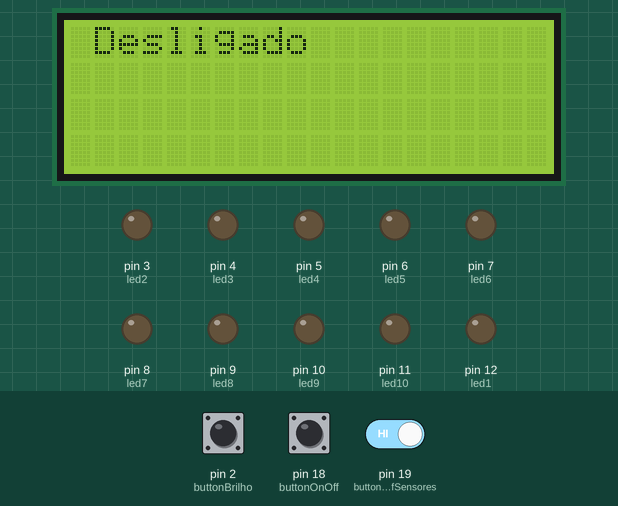
Recording of a sketch running on a simulated Arduino Mega 2560, built with avr-gcc and run on an emulated ATmega2560. Parts: 20×4 character LCD, output pins drawn as LEDs (lit = HIGH). The test bench sets the inputs (shaded band); at power-on: pin 18 (buttonOnOff) HIGH, pin 2 (buttonBrilho) HIGH, pin 19 (buttonOnOffSensores) HIGH.

Above: at 1.2 s.
1.3 s: pin 18 (buttonOnOff) pulled LOW for 0.15 s
At 2.5 s:
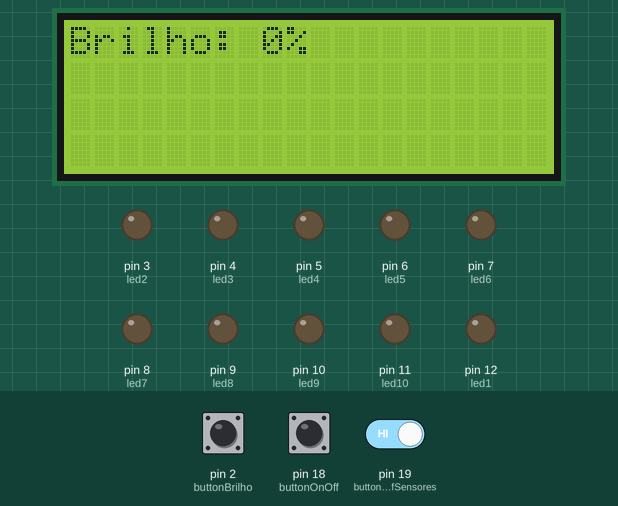
2.9 s: pin 2 (buttonBrilho) pulled LOW for 0.15 s
At 4.2 s:
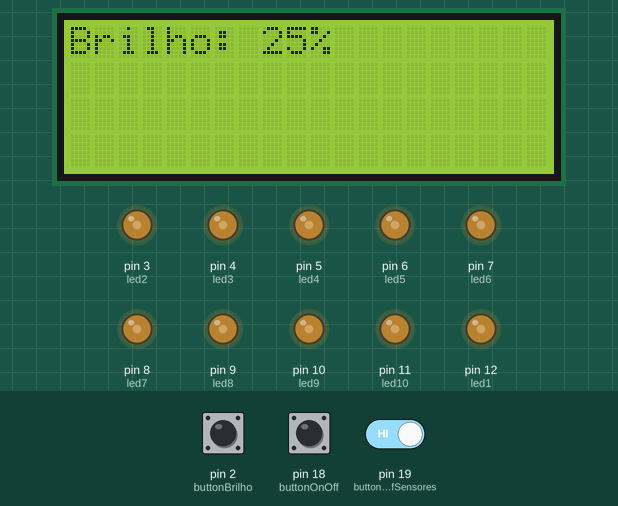
4.5 s: pin 2 (buttonBrilho) pulled LOW for 1 s
At 5.9 s:
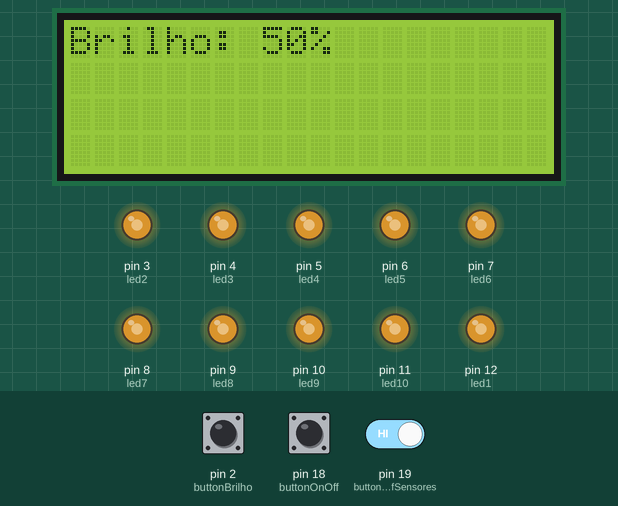
7.0 s: pin 2 (buttonBrilho) pulled LOW for 0.15 s
At 7.8 s:
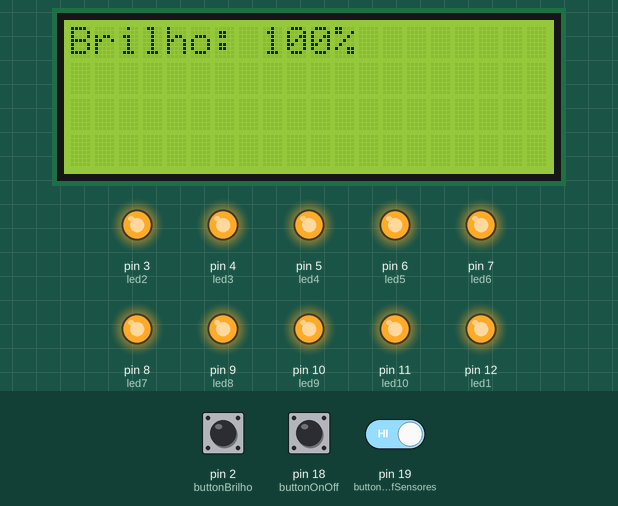
8.6 s: pin 18 (buttonOnOff) pulled LOW for 1 s
At 10.8 s:
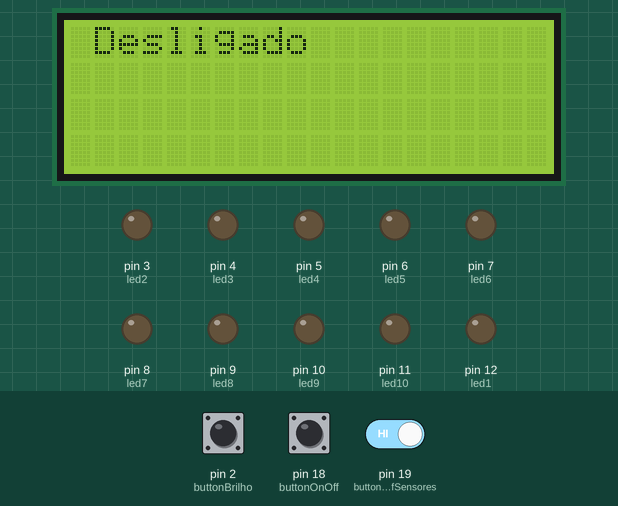
11.1 s: pin 18 (buttonOnOff) pulled LOW for 3.2 s
At 15.3 s:
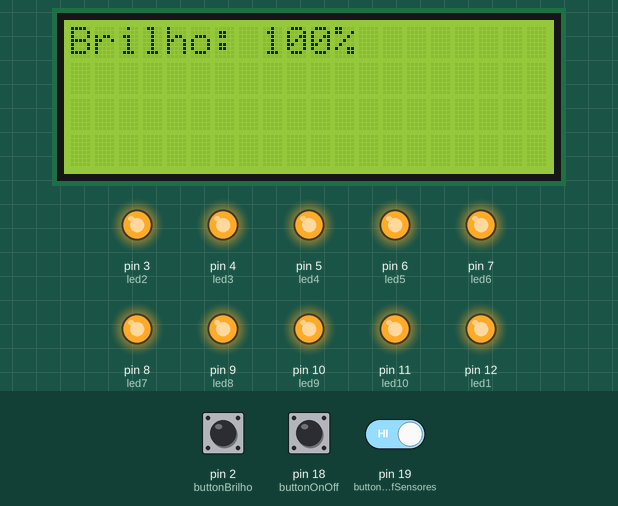
Timing chart, 0 to 16.8 s (numbered marks = the images above; inputs shaded):
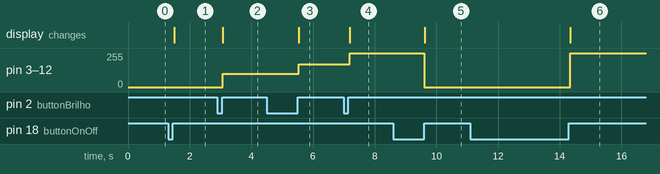

The sketch:

codigoFonte.ino
```cpp
#include <Wire.h>
#include <LiquidCrystal_I2C.h>


// defines pins numbers
#define buttonOnOff 18
#define buttonOnOffSensores 19
#define buttonBrilho 2
#define trigPin 22
#define echoPin 23
#define AnalogLDR A2
#define led1 12
#define led2 3
#define led3 4
#define led4 5
#define led5 6
#define led6 7
#define led7 8
#define led8 9
#define led9 10
#define led10 11

// defines variables
#define brilhoMaximo 1024
#define brilhoMinimo 500
long duration;
int distance, Brilho = 0, Leitura = 0, controleBrilho = 0;
byte OnOff = 0, OnOffSensores = 0, vez = 0;

// Inicializa o display no endereço 0x27
LiquidCrystal_I2C lcd(0x27, 20, 4);


void interruptor(){
  OnOff = !OnOff;
  delay(10);
  vez = OnOff;
}

void interruptorSensores(){
  OnOffSensores = !OnOffSensores;
  delay(10);
  vez = OnOffSensores + 2;
}

void controlBrilho(){
  if(controleBrilho == 0)
    controleBrilho = 1;
  else if(controleBrilho == 1)
    controleBrilho = 2;
  else if(controleBrilho == 2)
    controleBrilho = 3;
  else if(controleBrilho == 3)
    controleBrilho = 0;
   delay(150);
}


void setup() {
    // Leds conectados nos pinos PWM
    pinMode(led1, OUTPUT);
    pinMode(led2, OUTPUT);
    pinMode(led3, OUTPUT);
    pinMode(led4, OUTPUT);
    pinMode(led5, OUTPUT);
    pinMode(led6, OUTPUT);
    pinMode(led7, OUTPUT);
    pinMode(led8, OUTPUT);
    pinMode(led9, OUTPUT);
    pinMode(led10, OUTPUT);

    //Botão liga e desliga sistema
    pinMode(buttonOnOff, INPUT_PULLUP);
    attachInterrupt(digitalPinToInterrupt(buttonOnOff), interruptor, RISING);

    //Botão liga e desliga Sensores
    pinMode(buttonOnOffSensores, INPUT_PULLUP);
    attachInterrupt(digitalPinToInterrupt(buttonOnOffSensores), interruptorSensores, RISING);


    //Botão controle do brilho
    pinMode(buttonBrilho, INPUT_PULLUP);
    attachInterrupt(digitalPinToInterrupt(buttonBrilho), controlBrilho, RISING);


    pinMode(trigPin, OUTPUT); // trigPin como saída
    pinMode(echoPin, INPUT); // echoPin como entrada

    Serial.begin(9600);

    // Inicializa o display LCD 16x2
   lcd.init();

   // Liga a luz de fundo do LCD
   lcd.setBacklight(HIGH);
}

void loop() {

  if(OnOff == 0){
    analogWrite(led1, 0);
    analogWrite(led2, 0);
    analogWrite(led3, 0);
    analogWrite(led4, 0);
    analogWrite(led5, 0);
    analogWrite(led6, 0);
    analogWrite(led7, 0);
    analogWrite(led8, 0);
    analogWrite(led9, 0);
    analogWrite(led10, 0);
    if (vez == 0) {
      lcd.clear();
      lcd.setCursor(1, 0);
      lcd.print("Desligado");
      vez = 1;
    }

  }else{
      if (vez == 1) {
        lcd.clear();
        lcd.setCursor(1, 0);
        lcd.print("Ligado");
        if (OnOffSensores == 0) {
          vez = 2;
        }
        else {
          vez = 3;
        }

      }

      if(OnOffSensores == 0){
        if (vez == 2) {
          lcd.clear();
          lcd.setCursor(0, 0);
          lcd.print("Sensores Desl.");

          vez = 4;
        }

        if (vez == 4) {
          if(controleBrilho == 0){
          lcd.setCursor(0, 0);
          lcd.print("Brilho: 0%       ");
          analogWrite(led1, 0);
          analogWrite(led2, 0);
          analogWrite(led3, 0);
          analogWrite(led4, 0);
          analogWrite(led5, 0);
          analogWrite(led6, 0);
          analogWrite(led7, 0);
          analogWrite(led8, 0);
          analogWrite(led9, 0);
          analogWrite(led10, 0);
        } else if(controleBrilho == 1){
          lcd.setCursor(0, 0);
          lcd.print("Brilho: 25%       ");
          analogWrite(led1, 100);
          analogWrite(led2, 100);
          analogWrite(led3, 100);
          analogWrite(led4, 100);
          analogWrite(led5, 100);
          analogWrite(led6, 100);
          analogWrite(led7, 100);
          analogWrite(led8, 100);
          analogWrite(led9, 100);
          analogWrite(led10, 100);
        } else if(controleBrilho == 2){
          lcd.setCursor(0, 0);
          lcd.print("Brilho: 50%          ");
          analogWrite(led1, 170);
          analogWrite(led2, 170);
          analogWrite(led3, 170);
          analogWrite(led4, 170);
          analogWrite(led5, 170);
          analogWrite(led6, 170);
          analogWrite(led7, 170);
          analogWrite(led8, 170);
          analogWrite(led9, 170);
          analogWrite(led10, 170);
        } else if(controleBrilho == 3){
          lcd.setCursor(0, 0);
          lcd.print("Brilho: 100%       ");
          analogWrite(led1, 255);
          analogWrite(led2, 255);
          analogWrite(led3, 255);
          analogWrite(led4, 255);
          analogWrite(led5, 255);
          analogWrite(led6, 255);
          analogWrite(led7, 255);
          analogWrite(led8, 255);
          analogWrite(led9, 255);
          analogWrite(led10, 255);
        }
        }

      }else{
          if (vez == 3) {
            lcd.clear();
            lcd.setCursor(2, 0);
            lcd.print("Sensores");
            lcd.setCursor(2, 1);
            lcd.print("Ligados");
            vez = 4;
          }


          // Limpa o trigPin
          digitalWrite(trigPin, LOW);
          delayMicroseconds(2);

          // Seta o trigPin para estado HIGH por 10 micro segundos
          digitalWrite(trigPin, HIGH);
          delayMicroseconds(10);
          digitalWrite(trigPin, LOW);
          // Lê o echoPin, retorna o tempo de viajem da onda sonora em microsegundos
          duration = pulseIn(echoPin, HIGH);
          // Calculando a distância
          distance = duration*0.034/2;
          // Prints the distance on the Serial Monitor
          /*delay(500);*/
          Serial.print("Distance: ");
          Serial.print(distance);
          Serial.println("cm");
          //delay(500);

          //Entrada analógica OK***********************************************/
          Leitura = analogRead(AnalogLDR);
          Brilho = map(Leitura, brilhoMinimo, brilhoMaximo, 10, 255);
          Serial.println(Leitura);
          Serial.println(Brilho);
          if(Brilho >= 220 || distance <= 60){
            analogWrite(led1, 255);
            analogWrite(led2, 255);
            analogWrite(led3, 255);
            analogWrite(led4, 255);
            analogWrite(led5, 255);
            analogWrite(led6, 255);
            analogWrite(led7, 255);
            analogWrite(led8, 255);
            analogWrite(led9, 255);
            analogWrite(led10, 255);
          } else{
            analogWrite(led1, 0);
            analogWrite(led2, 0);
            analogWrite(led3, 0);
            analogWrite(led4, 0);
            analogWrite(led5, 0);
            analogWrite(led6, 0);
            analogWrite(led7, 0);
            analogWrite(led8, 0);
            analogWrite(led9, 0);
            analogWrite(led10, 0);
          }
          /*********************************************************************/
      }

  }

}
```

Measured:
- after the input at 1.3 s, the display: changes after 0.19 s (image 1)
- after the input at 2.9 s, pin 3 (led2), pin 4 (led3), pin 5 (led4), pin 6 (led5), pin 7 (led6), pin 8 (led7), pin 9 (led8), pin 10 (led9), pin 11 (led10), pin 12 (led1): 0/255 → 100/255 after 0.18 s; the display: changes after 0.18 s (image 2)
- after the input at 4.5 s, pin 3 (led2), pin 4 (led3), pin 5 (led4), pin 6 (led5), pin 7 (led6), pin 8 (led7), pin 9 (led8), pin 10 (led9), pin 11 (led10), pin 12 (led1): 100/255 → 170/255 after 1.0 s; the display: changes after 1.0 s (image 3)
- after the input at 7.0 s, pin 3 (led2), pin 4 (led3), pin 5 (led4), pin 6 (led5), pin 7 (led6), pin 8 (led7), pin 9 (led8), pin 10 (led9), pin 11 (led10), pin 12 (led1): 170/255 → 255/255 after 0.19 s; the display: changes after 0.19 s (image 4)
- after the input at 8.6 s, pin 3 (led2), pin 4 (led3), pin 5 (led4), pin 6 (led5), pin 7 (led6), pin 8 (led7), pin 9 (led8), pin 10 (led9), pin 11 (led10), pin 12 (led1): 255/255 → 0/255 after 1.0 s; the display: changes after 1.0 s (image 5)
- after the input at 11.1 s, pin 3 (led2), pin 4 (led3), pin 5 (led4), pin 6 (led5), pin 7 (led6), pin 8 (led7), pin 9 (led8), pin 10 (led9), pin 11 (led10), pin 12 (led1): 0/255 → 255/255 after 3.2 s; the display: changes after 3.2 s (image 6)
